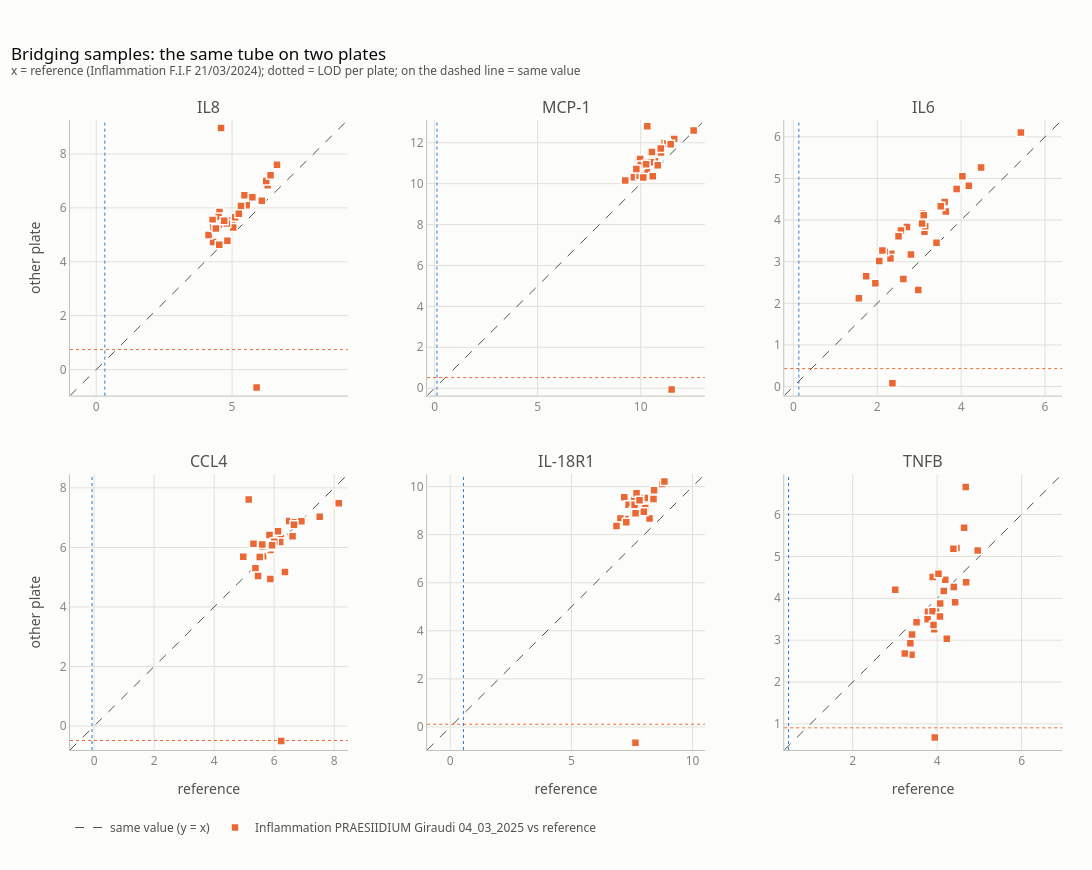

Notebook code cell kept with this figure:
### Markdown cell above
**How to read this chart:** each grey dot is one bridging sample (plate 2 minus plate 1); the orange
square is the median (the shift that bridging will remove), the bar the middle 50%. Most squares sit
right of 0 (plate 2 higher), by different amounts per protein.

**One dot keeps appearing far to the left (−5 to −15 NPX) for almost every protein.** That is one
bridging sample whose plate-2 values are far too low across the board.

### Code cell
plot_bridge_scatter(clean, ["IL8", "MCP-1", "IL6", "CCL4", "IL-18R1", "TNFB"])

### Figure 1 — Plotly figure (JSON) as saved in the notebook; plotly's stock layout.template omitted (floating-point values rounded to 4 significant figures)
{"data": [{"hoverinfo": "skip", "legendgroup": "id", "line": {"color": "#52514e", "dash": "dash", "width": 1}, "mode": "lines", "name": "same value (y = x)", "showlegend": true, "type": "scatter", "x": [-0.966, 9.26], "xaxis": "x", "y": [-0.966, 9.26], "yaxis": "y"}, {"hovertemplate": "reference %{x:.2f}<br>other plate %{y:.2f}<extra></extra>", "legendgroup": "Inflammation PRAESIIDIUM Giraudi 04_03_2025", "marker": {"color": "#eb6834", "line": {"color": "#fcfcfb", "width": 1.5}, "size": 8, "symbol": "square"}, "mode": "markers", "name": "Inflammation PRAESIIDIUM Giraudi 04_03_2025 vs reference", "showlegend": true, "type": "scatter", "x": [5.539, 5.053, 4.651, 4.595, 4.302, 4.135, 6.655, 5.329, 5.001, 5.458, 4.537, 5.116, 5.25, 5.906, 4.505, 6.311, 4.284, 5.042, 6.096, 4.316, 4.666, 4.829, 6.259, 5.749, 6.418, 4.807, 4.405, 4.529, 4.71], "xaxis": "x", "y": [6.1, 5.545, 5.499, 8.96, 4.736, 4.994, 7.602, 6.066, 5.533, 6.465, 5.848, 5.648, 5.779, -0.666, 5.661, 6.837, 5.553, 5.268, 6.268, 5.283, 5.379, 4.78, 7.0, 6.396, 7.211, 5.416, 5.239, 4.634, 5.527], "yaxis": "y"}, {"hoverinfo": "skip", "legendgroup": "id", "line": {"color": "#52514e", "dash": "dash", "width": 1}, "mode": "lines", "name": "same value (y = x)", "showlegend": false, "type": "scatter", "x": [-0.3632, 13.11], "xaxis": "x2", "y": [-0.3632, 13.11], "yaxis": "y2"}, {"hovertemplate": "reference %{x:.2f}<br>other plate %{y:.2f}<extra></extra>", "legendgroup": "Inflammation PRAESIIDIUM Giraudi 04_03_2025", "marker": {"color": "#eb6834", "line": {"color": "#fcfcfb", "width": 1.5}, "size": 8, "symbol": "square"}, "mode": "markers", "name": "Inflammation PRAESIIDIUM Giraudi 04_03_2025 vs reference", "showlegend": false, "type": "scatter", "x": [10.2, 10.71, 10.5, 10.32, 10.29, 10.98, 10.39, 11.16, 9.669, 10.54, 9.986, 10.68, 9.947, 11.5, 9.909, 11.62, 9.97, 10.13, 12.57, 10.0, 10.49, 10.58, 11.29, 11.45, 10.97, 10.26, 9.251, 10.83, 9.789], "xaxis": "x2", "y": [10.66, 11.28, 10.4, 12.81, 10.68, 11.53, 11.05, 12.0, 10.31, 11.55, 10.89, 11.1, 10.39, -0.06318, 11.17, 12.18, 11.2, 10.3, 12.6, 10.92, 11.05, 10.37, 11.96, 11.93, 11.72, 10.95, 10.16, 10.89, 10.72], "yaxis": "y2"}, {"hoverinfo": "skip", "legendgroup": "id", "line": {"color": "#52514e", "dash": "dash", "width": 1}, "mode": "lines", "name": "same value (y = x)", "showlegend": false, "type": "scatter", "x": [-0.2179, 6.404], "xaxis": "x3", "y": [-0.2179, 6.404], "yaxis": "y3"}, {"hovertemplate": "reference %{x:.2f}<br>other plate %{y:.2f}<extra></extra>", "legendgroup": "Inflammation PRAESIIDIUM Giraudi 04_03_2025", "marker": {"color": "#eb6834", "line": {"color": "#fcfcfb", "width": 1.5}, "size": 8, "symbol": "square"}, "mode": "markers", "name": "Inflammation PRAESIIDIUM Giraudi 04_03_2025 vs reference", "showlegend": false, "type": "scatter", "x": [2.048, 4.183, 2.977, 2.622, 3.636, 5.424, 2.336, 4.03, 2.314, 2.708, 3.082, 3.125, 1.735, 2.361, 2.177, 3.143, 2.564, 1.562, 1.954, 3.108, 3.607, 3.413, 4.475, 3.067, 3.893, 3.514, 2.122, 2.803, 2.507], "xaxis": "x3", "y": [3.014, 4.823, 2.322, 2.583, 4.204, 6.104, 3.191, 5.053, 3.076, 3.833, 4.167, 3.719, 2.65, 0.08208, 3.241, 3.852, 3.748, 2.124, 2.482, 4.114, 4.436, 3.453, 5.265, 3.916, 4.744, 4.335, 3.27, 3.172, 3.612], "yaxis": "y3"}, {"hoverinfo": "skip", "legendgroup": "id", "line": {"color": "#52514e", "dash": "dash", "width": 1}, "mode": "lines", "name": "same value (y = x)", "showlegend": false, "type": "scatter", "x": [-0.8029, 8.453], "xaxis": "x4", "y": [-0.8029, 8.453], "yaxis": "y4"}, {"hovertemplate": "reference %{x:.2f}<br>other plate %{y:.2f}<extra></extra>", "legendgroup": "Inflammation PRAESIIDIUM Giraudi 04_03_2025", "marker": {"color": "#eb6834", "line": {"color": "#fcfcfb", "width": 1.5}, "size": 8, "symbol": "square"}, "mode": "markers", "name": "Inflammation PRAESIIDIUM Giraudi 04_03_2025 vs reference", "showlegend": false, "type": "scatter", "x": [5.634, 5.88, 6.359, 5.151, 6.613, 5.52, 6.153, 6.501, 6.224, 4.97, 6.128, 6.2, 5.376, 6.235, 5.311, 5.969, 5.845, 5.463, 8.153, 5.661, 6.004, 5.874, 6.692, 6.908, 6.661, 5.929, 5.613, 7.518, 5.604], "xaxis": "x4", "y": [5.704, 5.914, 5.176, 7.606, 6.375, 5.677, 6.256, 6.888, 6.305, 5.685, 6.539, 6.185, 5.304, -0.5029, 6.123, 6.02, 6.419, 5.04, 7.487, 5.994, 6.187, 4.942, 6.844, 6.878, 6.759, 6.077, 6.035, 7.028, 6.096], "yaxis": "y4"}, {"hoverinfo": "skip", "legendgroup": "id", "line": {"color": "#52514e", "dash": "dash", "width": 1}, "mode": "lines", "name": "same value (y = x)", "showlegend": false, "type": "scatter", "x": [-0.9571, 10.51], "xaxis": "x5", "y": [-0.9571, 10.51], "yaxis": "y5"}, {"hovertemplate": "reference %{x:.2f}<br>other plate %{y:.2f}<extra></extra>", "legendgroup": "Inflammation PRAESIIDIUM Giraudi 04_03_2025", "marker": {"color": "#eb6834", "line": {"color": "#fcfcfb", "width": 1.5}, "size": 8, "symbol": "square"}, "mode": "markers", "name": "Inflammation PRAESIIDIUM Giraudi 04_03_2025 vs reference", "showlegend": false, "type": "scatter", "x": [8.02, 7.23, 7.181, 7.359, 8.034, 7.771, 7.556, 8.028, 7.587, 7.599, 7.021, 7.9, 7.687, 7.643, 7.82, 8.409, 7.689, 8.389, 8.045, 7.606, 7.646, 8.224, 8.753, 8.411, 8.839, 7.266, 6.861, 7.99, 7.81], "xaxis": "x5", "y": [9.469, 8.656, 9.557, 9.242, 9.107, 9.186, 9.0, 9.525, 8.937, 9.443, 8.67, 9.12, 9.032, -0.6571, 9.524, 9.541, 9.728, 9.487, 9.107, 9.241, 8.896, 8.676, 10.11, 9.846, 10.21, 8.516, 8.366, 8.953, 9.428], "yaxis": "y5"}, {"hoverinfo": "skip", "legendgroup": "id", "line": {"color": "#52514e", "dash": "dash", "width": 1}, "mode": "lines", "name": "same value (y = x)", "showlegend": false, "type": "scatter", "x": [0.3786, 6.958], "xaxis": "x6", "y": [0.3786, 6.958], "yaxis": "y6"}, {"hovertemplate": "reference %{x:.2f}<br>other plate %{y:.2f}<extra></extra>", "legendgroup": "Inflammation PRAESIIDIUM Giraudi 04_03_2025", "marker": {"color": "#eb6834", "line": {"color": "#fcfcfb", "width": 1.5}, "size": 8, "symbol": "square"}, "mode": "markers", "name": "Inflammation PRAESIIDIUM Giraudi 04_03_2025 vs reference", "showlegend": false, "type": "scatter", "x": [3.931, 3.393, 3.785, 4.961, 3.971, 4.396, 3.406, 3.891, 3.512, 4.192, 4.458, 3.234, 3.894, 3.944, 4.677, 4.385, 4.64, 4.067, 4.145, 3.774, 3.914, 4.229, 4.032, 4.157, 4.072, 4.426, 3.367, 4.687, 3.009], "xaxis": "x6", "y": [3.263, 2.655, 3.681, 5.139, 3.722, 4.268, 3.133, 3.688, 3.431, 4.442, 5.201, 2.679, 4.506, 0.6786, 6.658, 5.181, 5.685, 3.563, 4.164, 3.499, 3.36, 3.033, 4.585, 4.173, 3.873, 3.908, 2.925, 4.383, 4.202], "yaxis": "y6"}], "layout": {"annotations": [{"font": {"size": 16}, "showarrow": false, "text": "IL8", "x": 0.14, "xanchor": "center", "xref": "paper", "y": 1.0, "yanchor": "bottom", "yref": "paper"}, {"font": {"size": 16}, "showarrow": false, "text": "MCP-1", "x": 0.5, "xanchor": "center", "xref": "paper", "y": 1.0, "yanchor": "bottom", "yref": "paper"}, {"font": {"size": 16}, "showarrow": false, "text": "IL6", "x": 0.86, "xanchor": "center", "xref": "paper", "y": 1.0, "yanchor": "bottom", "yref": "paper"}, {"font": {"size": 16}, "showarrow": false, "text": "CCL4", "x": 0.14, "xanchor": "center", "xref": "paper", "y": 0.4375, "yanchor": "bottom", "yref": "paper"}, {"font": {"size": 16}, "showarrow": false, "text": "IL-18R1", "x": 0.5, "xanchor": "center", "xref": "paper", "y": 0.4375, "yanchor": "bottom", "yref": "paper"}, {"font": {"size": 16}, "showarrow": false, "text": "TNFB", "x": 0.86, "xanchor": "center", "xref": "paper", "y": 0.4375, "yanchor": "bottom", "yref": "paper"}], "font": {"color": "#52514e", "family": "system-ui, -apple-system, 'Segoe UI', sans-serif", "size": 12}, "height": 870, "hoverlabel": {"bgcolor": "white", "font": {"color": "#0b0b0b", "family": "system-ui, -apple-system, 'Segoe UI', sans-serif"}}, "legend": {"font": {"color": "#52514e"}, "orientation": "h", "title": {"font": {"color": "#52514e"}}, "x": 0, "xanchor": "left", "y": -0.1, "yanchor": "top"}, "margin": {"b": 120, "l": 70, "r": 30, "t": 120}, "paper_bgcolor": "#fcfcfb", "plot_bgcolor": "#fcfcfb", "shapes": [{"line": {"color": "#eb6834", "dash": "dot", "width": 1}, "type": "line", "x0": 0, "x1": 1, "xref": "x domain", "y0": 0.7419, "y1": 0.7419, "yref": "y"}, {"line": {"color": "#2a78d6", "dash": "dot", "width": 1}, "type": "line", "x0": 0.3164, "x1": 0.3164, "xref": "x", "y0": 0, "y1": 1, "yref": "y domain"}, {"line": {"color": "#eb6834", "dash": "dot", "width": 1}, "type": "line", "x0": 0, "x1": 1, "xref": "x2 domain", "y0": 0.5186, "y1": 0.5186, "yref": "y2"}, {"line": {"color": "#2a78d6", "dash": "dot", "width": 1}, "type": "line", "x0": 0.1152, "x1": 0.1152, "xref": "x2", "y0": 0, "y1": 1, "yref": "y2 domain"}, {"line": {"color": "#eb6834", "dash": "dot", "width": 1}, "type": "line", "x0": 0, "x1": 1, "xref": "x3 domain", "y0": 0.4314, "y1": 0.4314, "yref": "y3"}, {"line": {"color": "#2a78d6", "dash": "dot", "width": 1}, "type": "line", "x0": 0.1304, "x1": 0.1304, "xref": "x3", "y0": 0, "y1": 1, "yref": "y3 domain"}, {"line": {"color": "#eb6834", "dash": "dot", "width": 1}, "type": "line", "x0": 0, "x1": 1, "xref": "x4 domain", "y0": -0.4842, "y1": -0.4842, "yref": "y4"}, {"line": {"color": "#2a78d6", "dash": "dot", "width": 1}, "type": "line", "x0": -0.06918, "x1": -0.06918, "xref": "x4", "y0": 0, "y1": 1, "yref": "y4 domain"}, {"line": {"color": "#eb6834", "dash": "dot", "width": 1}, "type": "line", "x0": 0, "x1": 1, "xref": "x5 domain", "y0": 0.1148, "y1": 0.1148, "yref": "y5"}, {"line": {"color": "#2a78d6", "dash": "dot", "width": 1}, "type": "line", "x0": 0.5419, "x1": 0.5419, "xref": "x5", "y0": 0, "y1": 1, "yref": "y5 domain"}, {"line": {"color": "#eb6834", "dash": "dot", "width": 1}, "type": "line", "x0": 0, "x1": 1, "xref": "x6 domain", "y0": 0.908, "y1": 0.908, "yref": "y6"}, {"line": {"color": "#2a78d6", "dash": "dot", "width": 1}, "type": "line", "x0": 0.4814, "x1": 0.4814, "xref": "x6", "y0": 0, "y1": 1, "yref": "y6 domain"}], "title": {"font": {"color": "#0b0b0b", "size": 17}, "text": "Bridging samples: the same tube on two plates<br><sup style='color:#52514e'>x = reference (Inflammation F.I.F 21/03/2024); dotted = LOD per plate; on the dashed line = same value</sup>", "x": 0.01, "xanchor": "left"}, "width": 1110, "xaxis": {"anchor": "y", "domain": [0.0, 0.28], "gridcolor": "#e1e0d9", "linecolor": "#c3c2b7", "range": [-0.966, 9.26], "tickfont": {"color": "#898781"}, "title": {}, "zeroline": false}, "xaxis2": {"anchor": "y2", "domain": [0.36, 0.64], "gridcolor": "#e1e0d9", "linecolor": "#c3c2b7", "range": [-0.3632, 13.11], "tickfont": {"color": "#898781"}, "title": {}, "zeroline": false}, "xaxis3": {"anchor": "y3", "domain": [0.72, 1.0], "gridcolor": "#e1e0d9", "linecolor": "#c3c2b7", "range": [-0.2179, 6.404], "tickfont": {"color": "#898781"}, "title": {}, "zeroline": false}, "xaxis4": {"anchor": "y4", "domain": [0.0, 0.28], "gridcolor": "#e1e0d9", "linecolor": "#c3c2b7", "range": [-0.8029, 8.453], "tickfont": {"color": "#898781"}, "title": {"text": "reference"}, "zeroline": false}, "xaxis5": {"anchor": "y5", "domain": [0.36, 0.64], "gridcolor": "#e1e0d9", "linecolor": "#c3c2b7", "range": [-0.9571, 10.51], "tickfont": {"color": "#898781"}, "title": {"text": "reference"}, "zeroline": false}, "xaxis6": {"anchor": "y6", "domain": [0.72, 1.0], "gridcolor": "#e1e0d9", "linecolor": "#c3c2b7", "range": [0.3786, 6.958], "tickfont": {"color": "#898781"}, "title": {"text": "reference"}, "zeroline": false}, "yaxis": {"anchor": "x", "domain": [0.5625, 1.0], "gridcolor": "#e1e0d9", "linecolor": "#c3c2b7", "range": [-0.966, 9.26], "tickfont": {"color": "#898781"}, "title": {"text": "other plate"}, "zeroline": false}, "yaxis2": {"anchor": "x2", "domain": [0.5625, 1.0], "gridcolor": "#e1e0d9", "linecolor": "#c3c2b7", "range": [-0.3632, 13.11], "tickfont": {"color": "#898781"}, "title": {}, "zeroline": false}, "yaxis3": {"anchor": "x3", "domain": [0.5625, 1.0], "gridcolor": "#e1e0d9", "linecolor": "#c3c2b7", "range": [-0.2179, 6.404], "tickfont": {"color": "#898781"}, "title": {}, "zeroline": false}, "yaxis4": {"anchor": "x4", "domain": [0.0, 0.4375], "gridcolor": "#e1e0d9", "linecolor": "#c3c2b7", "range": [-0.8029, 8.453], "tickfont": {"color": "#898781"}, "title": {"text": "other plate"}, "zeroline": false}, "yaxis5": {"anchor": "x5", "domain": [0.0, 0.4375], "gridcolor": "#e1e0d9", "linecolor": "#c3c2b7", "range": [-0.9571, 10.51], "tickfont": {"color": "#898781"}, "title": {}, "zeroline": false}, "yaxis6": {"anchor": "x6", "domain": [0.0, 0.4375], "gridcolor": "#e1e0d9", "linecolor": "#c3c2b7", "range": [0.3786, 6.958], "tickfont": {"color": "#898781"}, "title": {}, "zeroline": false}}}
